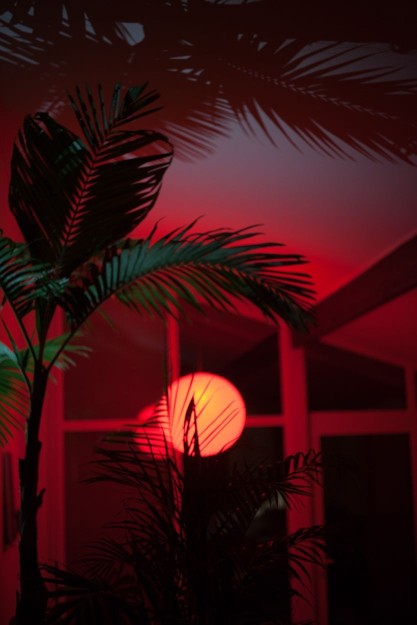
#> input picture projetnsimars2021.jpg, 833 x 1250 px (shown at 1/2 size)
$ python projethackathon.py
#> lines starting #> are read from the running program, lines starting #| are printed output that depends on the picture
from PIL import Image
#from IPython.display import display
import urllib.request

# ouvrir une image hébergée sur internet
##im = Image.open(urllib.request.urlopen('https://raw.githubusercontent.com/hackathon-nsi/h7n-nsi-01/main/images/washington.bmp'))
im=Image.open('projetnsimars2021.jpg')
#> im is the input picture: PIL image 833x1250 RGB; mean R, G, B 57, 15.3, 17.4
im.show()

# créer une nouvelle image vide
# le deuxième argument représente la taille de l'image et le troisième argument (optionnel) la couleur de remplissage au format RVB
im_new = Image.new("RGB", (1000, 1000), (111, 111, 111))
#> im_new: PIL image 1000x1000 RGB; every value is 111

# informations sur l'image
print(im.format, im.size, im.mode)
#| JPEG (833, 1250) RGB

# taille de l'image
width, height = im.size
#> width = 833; height = 1250

# valeurs du pixel de coordonnées x, y (l'origine (0, 0) est en haut à gauche)
for x in range(150):
    for y in range(1000):
        pixel = im.getpixel((x, y))

# valeurs des couleurs rouge, vert, bleu
        p_rouge = pixel[0]
        p_vert =  pixel[1]
        p_bleu =  pixel[2]

# modification du pixel de coordonnées x, y
        im_new.putpixel((x,y),(p_rouge,p_vert,p_bleu))
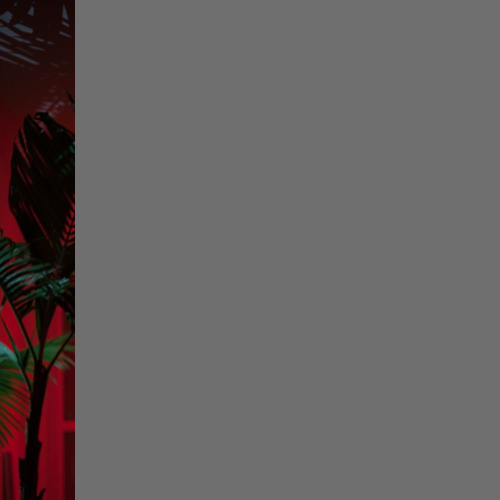
#> im_new: PIL image 1000x1000 RGB (shown at 1/2 size); mean R, G, B 101.5, 96.3, 96.3


# valeurs du pixel de coordonnées x, y (l'origine (0, 0) est en haut à gauche)
for x in range(800):
    for y in range(150):
        pixel = im.getpixel((x, y))

# valeurs des couleurs rouge, vert, bleu
        p_rouge = pixel[0]
        p_vert =  pixel[1]
        p_bleu =  pixel[2]

# modification du pixel de coordonnées x, y
        im_new.putpixel((x,y),(p_rouge,p_vert,p_bleu))
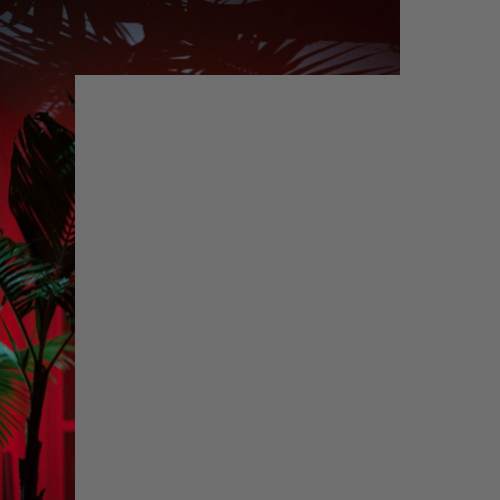
#> im_new: PIL image 1000x1000 RGB (shown at 1/2 size); mean R, G, B 93.9, 86.7, 86.6


# affichage de l'image
im_new.save('sortie.png')
im_new.show()
